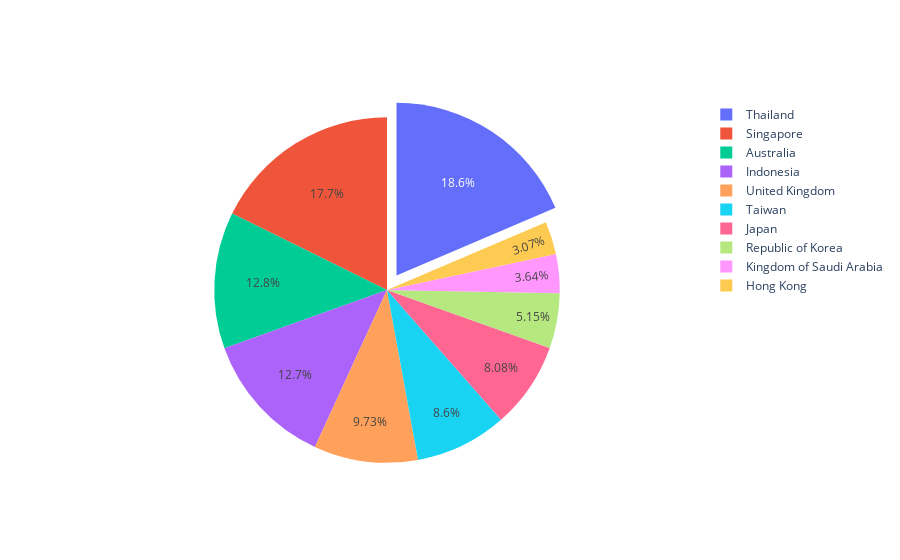

The notebook cell this image was saved under:
### Markdown cell above
series = pd.Series(place_type_length)[0:10]
series.iplot(kind='bar', title='Place type and Number of visitors', yTitle='Number of Visitors',xTitle='Place Type',
             filename='cufflinks/categorical-bar-chart')

### Code cell
labels = list(country_length.keys())[0:10]
values = list(country_length.values())[0:10]

# Use `hole` to create a donut-like pie chart
fig = go.Figure(data=[go.Pie(labels=labels, values=values, hole=.3)])
fig.update_traces(hole=.4, hoverinfo="label+percent+name")

fig.update_layout(
    title_text="Percentage of Visitors",
    # Add annotations in the center of the donut pies.
    annotations=[dict(text='Visitors', x=0.5, y=0.5, font_size=20, showarrow=False)])
fig = go.Figure(data=[go.Pie(labels=labels, values=values, pull=[0.1, 0, 0, 0])])
fig.show()

### Figure 1 — Plotly figure (JSON) as saved in the notebook; plotly's stock layout.template omitted (floating-point values rounded to 4 significant figures)
{"data": [{"labels": ["Thailand", "Singapore", "Australia", "Indonesia", "United Kingdom", "Taiwan", "Japan", "Republic of Korea", "Kingdom of Saudi Arabia", "Hong Kong"], "pull": [0.1, 0, 0, 0], "type": "pie", "values": [13644, 13002, 9385, 9297, 7148, 6314, 5932, 3785, 2675, 2252]}], "layout": {}}
